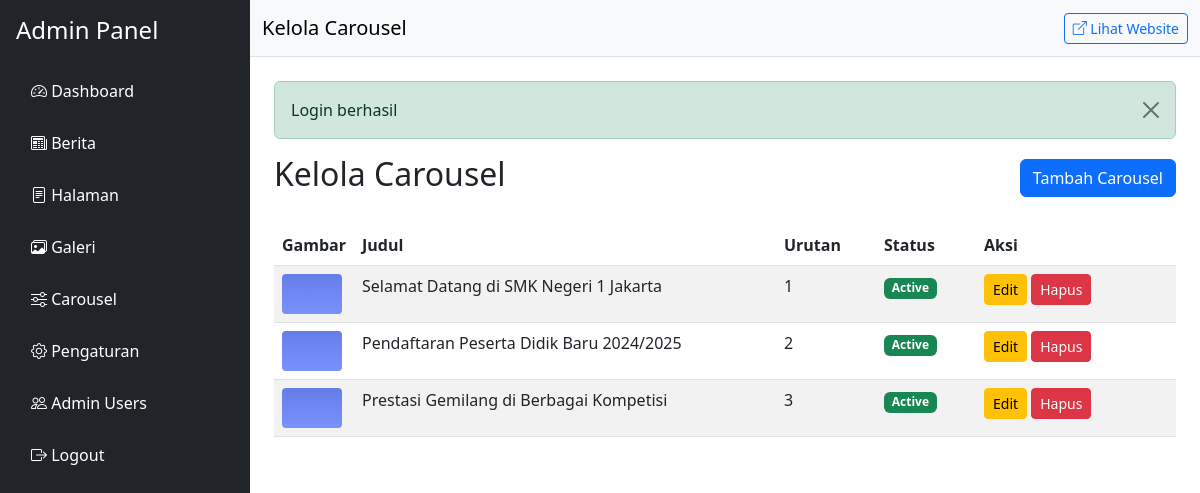
The app's page /admin/carousel (signed in) with its own data.
### tables this page shows
CREATE TABLE IF NOT EXISTS carousel (
    id INT AUTO_INCREMENT PRIMARY KEY,
    title VARCHAR(255) NOT NULL,
    description TEXT,
    image VARCHAR(255) NOT NULL,
    link VARCHAR(255),
    link_text VARCHAR(100),
    order_position INT DEFAULT 0,
    status ENUM('active', 'inactive') DEFAULT 'active',
    created_at TIMESTAMP DEFAULT CURRENT_TIMESTAMP,
    updated_at TIMESTAMP DEFAULT CURRENT_TIMESTAMP ON UPDATE CURRENT_TIMESTAMP
);

### app/Controllers/Controller.php (called while the page is built, shortened)
<?php
class Controller {
    protected function view($view, $data = []) {
        View::render($view, $data);
    }
}

### app/Controllers/Admin/CarouselController.php (called while the page is built, shortened)
<?php
class CarouselController extends Controller {
    private $carouselModel;
    public function __construct() {
        $this->carouselModel = new Carousel();
    }
    public function index() {
        $carousel = $this->carouselModel->getAll();
        $this->view('admin.carousel.index', ['carousel' => $carousel]);
    }
}

### app/Router.php (called while the page is built, shortened)
<?php
class Router {
    private $routes = [];
    private function addRoute($method, $path, $handler) {
        $this->routes[] = [
            'method' => $method,
            'path' => $path,
            'handler' => $handler
        ];
    }
    public function dispatch() {
        $method = $_SERVER['REQUEST_METHOD'] ?? 'GET';
        $requestUri = $_SERVER['REQUEST_URI'] ?? '/';
        $uri = parse_url($requestUri, PHP_URL_PATH);
        $basePath = $this->getBasePath();
        if ($basePath && $basePath !== '/') {
            $uri = str_replace($basePath, '', $uri);
        }
        $uri = $uri ?: '/';
        foreach ($this->routes as $route) {
            if ($route['method'] === $method) {
                $pattern = $this->convertToRegex($route['path']);
                if (preg_match($pattern, $uri, $matches)) {
                    array_shift($matches);
                    $handler = $route['handler'];
                    $controller = $handler['controller'];
                    $action = $handler['action'];
                    if (class_exists($controller)) {
                        $controllerInstance = new $controller();
                        if (method_exists($controllerInstance, $action)) {
                            call_user_func_array([$controllerInstance, $action], $matches);
                            return;
                        }
                    }
                }
            }
        }
    }
    private function convertToRegex($path) {
        $pattern = preg_replace('/\{(\w+)\}/', '([^/]+)', $path);
        return '#^' . $pattern . '$#';
    }
    private function getBasePath() {
        static $basePath = null;
        if (file_exists(__DIR__ . '/../config/app.php')) {
            $config = require __DIR__ . '/../config/app.php';
            if (isset($config['url'])) {
                $url = parse_url($config['url'], PHP_URL_PATH);
                if ($url && $url !== '/') {
                    $basePath = rtrim($url, '/');
                    return $basePath;
                }
            }
        }
        return $basePath;
    }
}

### index.php (called while the page is built, shortened)
<?php
require_once __DIR__ . '/app/autoload.php';
$router = require __DIR__ . '/routes/web.php';
try {
    $router->dispatch();
} catch (Exception $e) {
    while (ob_get_level() > 0) {
        ob_end_clean();
    }
    error_log("Error: " . $e->getMessage() . " in " . $e->getFile() . " on line " . $e->getLine());
    if ($isAjax) {
        http_response_code(500);
        header('Content-Type: application/json; charset=utf-8');
        echo json_encode([
            'success' => false,
            'message' => 'Internal Server Error: ' . $e->getMessage()
        ], JSON_UNESCAPED_UNICODE);
    } else {
        http_response_code(500);
        echo "<h1>500 Internal Server Error</h1>";
        echo "<p><strong>Error:</strong> " . htmlspecialchars($e->getMessage()) . "</p>";
        echo "<p><strong>File:</strong> " . htmlspecialchars($e->getFile()) . "</p>";
        echo "<p><strong>Line:</strong> " . $e->getLine() . "</p>";
    }
    exit;
}

### config/app.php (called while the page is built)
<?php
return [
    'name' => 'SMK Web',
    'url' => 'http://localhost/smkweb',
    'timezone' => 'Asia/Jakarta',
    'debug' => true,
];

### app/autoload.php (called while the page is built, shortened)
<?php
spl_autoload_register(function ($class) {
    $baseDir = __DIR__ . '/';
    $file = $baseDir . str_replace('\\', '/', $class) . '.php';
    $file = $baseDir . 'Controllers/' . str_replace('\\', '/', $class) . '.php';
    if (file_exists($file)) {
        return;
    }
    $file = $baseDir . 'Models/' . str_replace('\\', '/', $class) . '.php';
    if (file_exists($file)) {
        return;
    }
});
require __DIR__ . '/Database.php';
require __DIR__ . '/Router.php';
require __DIR__ . '/View.php';
require __DIR__ . '/helpers.php';

### config/database.php (called while the page is built)
<?php
return [
    'host' => 'localhost',
    'username' => 'root',
    'password' => '',
    'database' => 'smkweb',
    'charset' => 'utf8mb4'
];

### app/Database.php (called while the page is built, shortened)
<?php
class Database {
    private static $instance = null;
    private $conn;
    private function __construct() {
        $config = require __DIR__ . '/../config/database.php';
        try {
            $this->conn = new PDO(
                "mysql:host={$config['host']};dbname={$config['database']};charset={$config['charset']}",
                $config['username'],
                $config['password'],
                [
                    PDO::ATTR_ERRMODE => PDO::ERRMODE_EXCEPTION,
                    PDO::ATTR_DEFAULT_FETCH_MODE => PDO::FETCH_ASSOC,
                    PDO::ATTR_EMULATE_PREPARES => false
                ]
            );
        } catch (PDOException $e) {
            if (php_sapi_name() !== 'cli') {
                http_response_code(500);
                echo "<!DOCTYPE html><html><head><title>Database Error</title></head><body>";
                echo "<h1>Database Connection Error</h1>";
                echo "<p>Error: " . htmlspecialchars($e->getMessage()) . "</p>";
                echo "<h2>Langkah-langkah:</h2>";
                echo "<ol>";
                echo "<li>Pastikan MySQL sudah running di XAMPP</li>";
                echo "<li>Buat database 'smkweb' di phpMyAdmin</li>";
                echo "<li>Import file database.sql ke database</li>";
                echo "<li>Cek konfigurasi di config/database.php</li>";
                echo "</ol>";
                echo "<p><a href='http://localhost/phpmyadmin'>Buka phpMyAdmin</a></p>";
                echo "</body></html>";
            } else {
                die("Database connection failed: " . $e->getMessage());
            }
            exit;
        }
    }
    public static function getInstance() {
        if (self::$instance === null) {
            self::$instance = new self();
        }
        return self::$instance;
    }
    public function query($sql, $params = []) {
        $stmt = $this->conn->prepare($sql);
        $stmt->execute($params);
        return $stmt;
    }
    public function fetchAll($sql, $params = []) {
        return $this->query($sql, $params)->fetchAll();
    }
}

### app/Models/Carousel.php (called while the page is built, shortened)
<?php
class Carousel {
    private $db;
    public function __construct() {
        $this->db = Database::getInstance();
    }
    public function getAll() {
        return $this->db->fetchAll("SELECT * FROM carousel ORDER BY order_position ASC, id DESC");
    }
}

### app/helpers.php (called while the page is built, shortened)
<?php
function e($string) {
    return htmlspecialchars($string, ENT_QUOTES, 'UTF-8');
}

### views/admin/carousel/index.php (the view, shortened to what this page needs)
<div class="d-flex justify-content-between align-items-center mb-4">
    <h2>Kelola Carousel</h2>
    <a href="<?= View::url('/admin/carousel/create') ?>" class="btn btn-primary">Tambah Carousel</a>
</div>
<table class="table table-striped">
    <thead>
        <tr>
            <th width="80">Gambar</th>
            <th>Judul</th>
            <th width="100">Urutan</th>
            <th width="100">Status</th>
            <th width="200">Aksi</th>
        </tr>
    </thead>
    <tbody>
        <?php if (empty($carousel)): ?>
            <tr><td colspan="5" class="text-center">Belum ada item carousel</td></tr>
        <?php else: ?>
            <?php foreach ($carousel as $item): ?>
                <tr>
                    <td>
                        <?php if ($item['image']): ?>
                            <img src="<?= View::asset('images/carousel/' . $item['image']) ?>"
                                 alt="<?= e($item['title']) ?>"
                                 style="width: 60px; height: 40px; object-fit: cover; border-radius: 4px;">
                        <?php else: ?>
                            <span class="text-muted">-</span>
                        <?php endif; ?>
                    </td>
                    <td><?= e($item['title']) ?></td>
                    <td><?= e($item['order_position']) ?></td>
                    <td>
                        <span class="badge bg-<?= $item['status'] === 'active' ? 'success' : 'secondary' ?>">
                            <?= ucfirst($item['status']) ?>
                        </span>
                    </td>
                    <td>
                        <a href="<?= View::url('/admin/carousel/' . $item['id'] . '/edit') ?>" class="btn btn-sm btn-warning">Edit</a>
                        <button onclick="deleteCarousel(<?= $item['id'] ?>)" class="btn btn-sm btn-danger">Hapus</button>
                    </td>
                </tr>
            <?php endforeach; ?>
        <?php endif; ?>
    </tbody>
</table>

### records on screen
carousel: image (picture), title "Selamat Datang di SMK Negeri 1 Jakarta", order_position "1", status "Active"
carousel: image (picture), title "Pendaftaran Peserta Didik Baru 2024/2025", order_position "2", status "Active"
carousel: image (picture), title "Prestasi Gemilang di Berbagai Kompetisi", order_position "3", status "Active"

### other values on screen
$pageTitle "Kelola Carousel"
$flash "Login berhasil"
